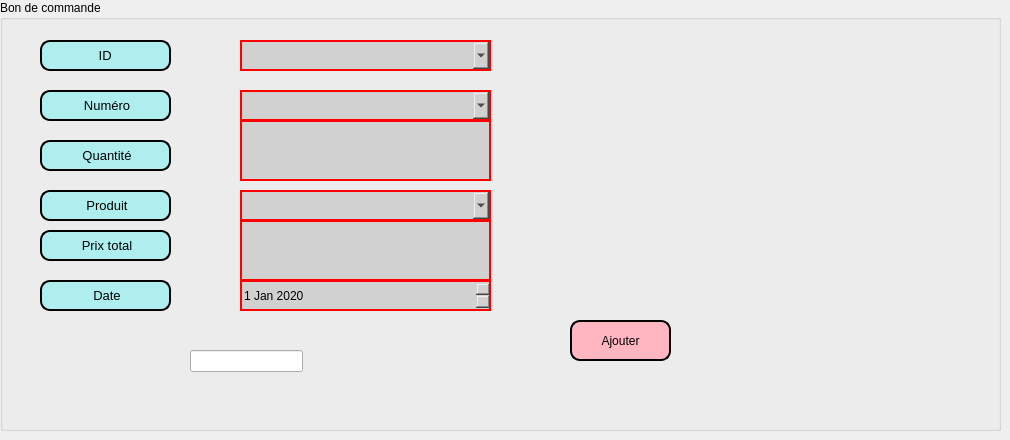
     <widget class="QWidget" name="tab_18">
      <attribute name="title">
       <string>Ajouter </string>
      </attribute>
      <widget class="QGroupBox" name="groupBox_8">
       <property name="geometry">
        <rect>
         <x>0</x>
         <y>0</y>
         <width>1001</width>
         <height>431</height>
        </rect>
       </property>
       <property name="styleSheet">
        <string notr="true">background-image: url(:/pic/pic.jpeg);</string>
       </property>
       <property name="title">
        <string>Bon de commande</string>
       </property>
       <widget class="QLabel" name="label_27">
        <property name="geometry">
         <rect>
          <x>40</x>
          <y>40</y>
          <width>131</width>
          <height>31</height>
         </rect>
        </property>
        <property name="styleSheet">
         <string notr="true">border: 2px solid black;
border-radius: 10px;
padding: 0 8px;
background: #AFEEEE;
font: bold, &quot;Comic Sans MS&quot;;;
text-align:center;</string>
        </property>
        <property name="text">
         <string>&lt;html&gt;&lt;head/&gt;&lt;body&gt;&lt;p align=&quot;center&quot;&gt;&lt;span style=&quot; font-size:10pt;&quot;&gt;ID &lt;/span&gt;&lt;/p&gt;&lt;/body&gt;&lt;/html&gt;</string>
        </property>
       </widget>
       <widget class="QLabel" name="label_28">
        <property name="geometry">
         <rect>
          <x>40</x>
          <y>90</y>
          <width>131</width>
          <height>31</height>
         </rect>
        </property>
        <property name="styleSheet">
         <string notr="true">border: 2px solid black;
border-radius: 10px;
padding: 0 8px;
background: #AFEEEE;
font: bold, &quot;Comic Sans MS&quot;;;
text-align:center;</string>
        </property>
        <property name="text">
         <string>&lt;html&gt;&lt;head/&gt;&lt;body&gt;&lt;p align=&quot;center&quot;&gt;&lt;span style=&quot; font-size:10pt;&quot;&gt;Numéro&lt;/span&gt;&lt;/p&gt;&lt;/body&gt;&lt;/html&gt;</string>
        </property>
       </widget>
       <widget class="QLabel" name="label_29">
        <property name="geometry">
         <rect>
          <x>40</x>
          <y>140</y>
          <width>131</width>
          <height>31</height>
         </rect>
        </property>
        <property name="styleSheet">
         <string notr="true">border: 2px solid black;
border-radius: 10px;
padding: 0 8px;
background: #AFEEEE;
font: bold, &quot;Comic Sans MS&quot;;;
text-align:center;</string>
        </property>
        <property name="text">
         <string>&lt;html&gt;&lt;head/&gt;&lt;body&gt;&lt;p align=&quot;center&quot;&gt;&lt;span style=&quot; font-size:10pt;&quot;&gt;Quantité&lt;/span&gt;&lt;/p&gt;&lt;/body&gt;&lt;/html&gt;</string>
        </property>
       </widget>
       <widget class="QLineEdit" name="lineEdit_42">
        <property name="geometry">
         <rect>
          <x>240</x>
          <y>120</y>
          <width>251</width>
          <height>61</height>
         </rect>
        </property>
        <property name="styleSheet">
         <string notr="true">border-width:2px;
border-style:solid;
border-color:red;
background: #d1d1d1;</string>
        </property>
       </widget>
       <widget class="QLabel" name="label_30">
        <property name="geometry">
         <rect>
          <x>40</x>
          <y>190</y>
          <width>131</width>
          <height>31</height>
         </rect>
        </property>
        <property name="styleSheet">
         <string notr="true">border: 2px solid black;
border-radius: 10px;
padding: 0 8px;
background: #AFEEEE;
font: bold, &quot;Comic Sans MS&quot;;;
text-align:center;</string>
        </property>
        <property name="text">
         <string>&lt;html&gt;&lt;head/&gt;&lt;body&gt;&lt;p align=&quot;center&quot;&gt;&lt;span style=&quot; font-size:10pt;&quot;&gt;Produit&lt;/span&gt;&lt;/p&gt;&lt;/body&gt;&lt;/html&gt;</string>
        </property>
       </widget>
       <widget class="QPushButton" name="pushButton_ajouter_commande">
        <property name="geometry">
         <rect>
          <x>570</x>
          <y>320</y>
          <width>101</width>
          <height>41</height>
         </rect>
        </property>
        <property name="styleSheet">
         <string notr="true">border: 2px solid black;
border-radius: 10px;
padding: 0 8px;
background:#FFB6C1	;
font: bold, &quot;Comic Sans MS&quot;;</string>
        </property>
        <property name="text">
         <string>Ajouter</string>
        </property>
       </widget>
       <widget class="QLabel" name="label_3">
        <property name="geometry">
         <rect>
          <x>40</x>
          <y>230</y>
          <width>131</width>
          <height>31</height>
         </rect>
        </property>
        <property name="styleSheet">
         <string notr="true">border: 2px solid black;
border-radius: 10px;
padding: 0 8px;
background: #AFEEEE;
font: bold, &quot;Comic Sans MS&quot;;;
text-align:center;</string>
        </property>
        <property name="text">
         <string>&lt;html&gt;&lt;head/&gt;&lt;body&gt;&lt;p align=&quot;center&quot;&gt;&lt;span style=&quot; font-size:10pt;&quot;&gt;Prix total&lt;/span&gt;&lt;/p&gt;&lt;/body&gt;&lt;/html&gt;</string>
        </property>
       </widget>
       <widget class="QLineEdit" name="lineEdit_44">
        <property name="geometry">
         <rect>
          <x>240</x>
          <y>220</y>
          <width>251</width>
          <height>61</height>
         </rect>
        </property>
        <property name="styleSheet">
         <string notr="true">border-width:2px;
border-style:solid;
border-color:red;
background: #d1d1d1;</string>
        </property>
       </widget>
       <widget class="QLabel" name="label_6">
        <property name="geometry">
         <rect>
          <x>40</x>
          <y>280</y>
          <width>131</width>
          <height>31</height>
         </rect>
        </property>
        <property name="styleSheet">
         <string notr="true">border: 2px solid black;
border-radius: 10px;
padding: 0 8px;
background: #AFEEEE;
font: bold, &quot;Comic Sans MS&quot;;;
text-align:center;</string>
        </property>
        <property name="text">
         <string>&lt;html&gt;&lt;head/&gt;&lt;body&gt;&lt;p align=&quot;center&quot;&gt;&lt;span style=&quot; font-size:10pt;&quot;&gt;Date&lt;/span&gt;&lt;/p&gt;&lt;/body&gt;&lt;/html&gt;</string>
        </property>
       </widget>
       <widget class="QDateEdit" name="dateEdit_45">
        <property name="geometry">
         <rect>
          <x>240</x>
          <y>280</y>
          <width>251</width>
          <height>31</height>
         </rect>
        </property>
        <property name="styleSheet">
         <string notr="true">border-width:2px;
border-style:solid;
border-color:red;
background: #d1d1d1;</string>
        </property>
        <property name="date">
         <date>
          <year>2020</year>
          <month>1</month>
          <day>1</day>
         </date>
        </property>
       </widget>
       <widget class="QComboBox" name="comboBox_id_fournisseur">
        <property name="geometry">
         <rect>
          <x>240</x>
          <y>40</y>
          <width>251</width>
          <height>31</height>
         </rect>
        </property>
        <property name="styleSheet">
         <string notr="true">border-width:2px;
border-style:solid;
border-color:red;
background: #d1d1d1;</string>
        </property>
       </widget>
       <widget class="QLineEdit" name="lineEdit_10">
        <property name="geometry">
         <rect>
          <x>190</x>
          <y>350</y>
          <width>113</width>
          <height>22</height>
         </rect>
        </property>
       </widget>
       <widget class="QComboBox" name="comboBox_numero_commande">
        <property name="geometry">
         <rect>
          <x>240</x>
          <y>90</y>
          <width>251</width>
          <height>31</height>
         </rect>
        </property>
        <property name="styleSheet">
         <string notr="true">border-width:2px;
border-style:solid;
border-color:red;
background: #d1d1d1;</string>
        </property>
       </widget>
       <widget class="QComboBox" name="comboBox_produit_commande">
        <property name="geometry">
         <rect>
          <x>240</x>
          <y>190</y>
          <width>251</width>
          <height>31</height>
         </rect>
        </property>
        <property name="styleSheet">
         <string notr="true">border-width:2px;
border-style:solid;
border-color:red;
background: #d1d1d1;</string>
        </property>
       </widget>
      </widget>
     </widget>
